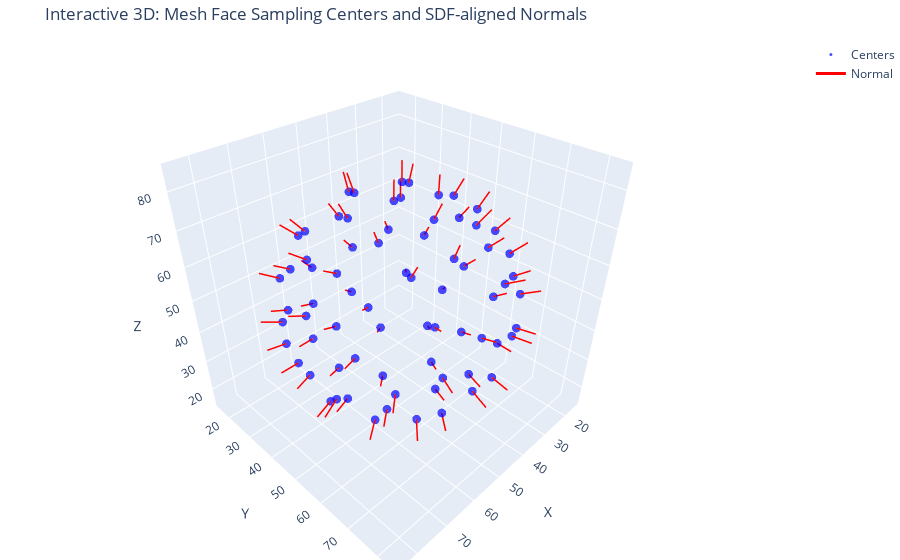

The code cell stored with this chart in its notebook:
### Code cell
# DEPRECATED: Interactive 3D visualization using plotly (commented out)
# This is kept for reference but not actively used in the new workflow

# import plotly.graph_objects as go
# 
# # Create a 3D scatter plot for centers
# scatter = go.Scatter3d(
#     x=centers_ok[:,0], y=centers_ok[:,1], z=centers_ok[:,2],
#     mode='markers', marker=dict(size=3, color='blue', opacity=0.7), name='Centers'
# )
# 
# # Subsample vectors for clarity
# if len(centers_ok) > 0:
#     step = max(1, len(centers_ok)//64)
#     sel = np.arange(0, len(centers_ok), step)
#     scale = 5.0
#     lines = []
#     for idx, i in enumerate(sel):
#         x0, y0, z0 = centers_ok[i]
#         dx, dy, dz = normals_ok[i] * scale
#         show_legend = (idx == 0)
#         lines.append(go.Scatter3d(
#             x=[x0, x0+dx], y=[y0, y0+dy], z=[z0, z0+dz],
#             mode='lines', line=dict(color='red', width=3),
#             name='Normal' if show_legend else None, showlegend=bool(show_legend)
#         ))
# else:
#     lines = []
# 
# fig_plotly = go.Figure([scatter] + lines)
# fig_plotly.update_layout(
#     scene=dict(xaxis_title='X', yaxis_title='Y', zaxis_title='Z', aspectmode='data'),
#     title='Interactive 3D: Mesh Face Sampling Centers and SDF-aligned Normals',
#     showlegend=True, margin=dict(l=0, r=0, b=0, t=40)
# )
# fig_plotly.show()

# NEW: Use ChimeraX for professional 3D visualization instead
print("Note: For professional 3D visualization, use the generated ChimeraX script:")
print(f"   chimerax {output_dir}/demo_particles.cxc")

### Figure 1 — Plotly figure (JSON) as saved in the notebook; plotly's stock layout.template omitted (floating-point values rounded to 4 significant figures)
{"data": [{"marker": {"color": "blue", "opacity": 0.7, "size": 3}, "mode": "markers", "name": "Centers", "type": "scatter3d", "x": [20.44, 20.89, 22.58, 22.64, 24.09, 24.44, 25.47, 25.79, 27.89, 28.5, 28.65, 30.69, 30.91, 31.31, 32.17, 32.37, 32.48, 32.86, 32.93, 35.71, 37.67, 37.69, 40.38, 40.69, 41.18, 41.6, 42.19, 42.25, 42.65, 43.37, 44.15, 44.3, 45.64, 49.19, 49.8, 50.84, 52.5, 53.33, 53.45, 53.78, 54.18, 54.26, 54.33, 54.74, 56.89, 58.43, 59.08, 59.66, 62.21, 62.71, 63.27, 63.36, 63.4, 63.53, 63.69, 65.14, 65.34, 65.64, 67.61, 67.84, 71.71, 71.83, 71.88, 71.88, 72.16, 72.29, 73.24, 75.26, 76.44, 77.13, 78.09, 78.23, 79.56], "y": [46.66, 54.85, 59.28, 45.61, 42.14, 34.68, 66.66, 59.9, 53.24, 31.58, 48.26, 67.66, 42.87, 27.1, 32.83, 58.77, 69.34, 73.93, 74.19, 39.25, 64.33, 50.82, 21.62, 33.03, 65.49, 78.63, 75.49, 74.87, 55.3, 23.79, 45.11, 58.41, 22.8, 31.63, 43.36, 61.37, 27.09, 51.67, 69.65, 78.88, 69.31, 39.58, 20.48, 78.39, 23.05, 24.55, 54.6, 36.17, 28.82, 46.82, 66.7, 76.56, 23.42, 73.89, 57.57, 70.86, 31.33, 46.57, 26.49, 59.49, 39.34, 70.66, 31.31, 62.84, 53.72, 43.65, 49.28, 35.81, 63.33, 56.86, 39.89, 49.73, 46.68], "z": [45.67, 55.48, 42.38, 61.64, 37.18, 52.57, 53.84, 64.5, 29.68, 40.29, 71.19, 35.44, 27.92, 54.22, 66.5, 72.51, 64.67, 55.5, 45.36, 74.06, 26.78, 22.9, 49.81, 27.25, 74.1, 50.2, 63.57, 35.37, 78.51, 36.9, 78.92, 21.79, 62.14, 73.55, 20.58, 77.57, 30.85, 79.51, 72.45, 56.66, 27.49, 77.66, 48.68, 41.41, 39.11, 63.28, 21.8, 25.24, 32.87, 76.92, 70.93, 49.84, 53.58, 62.18, 75.5, 34.44, 67.5, 24.71, 44.18, 27.88, 32.22, 46.75, 58.34, 65.85, 70.07, 69.11, 30.86, 42.66, 55.25, 39.48, 53.08, 60.12, 45.66]}, {"line": {"color": "red", "width": 3}, "mode": "lines", "name": "Normal", "showlegend": true, "type": "scatter3d", "x": [20.44, 15.45], "y": [46.66, 46.94], "z": [45.67, 45.91]}, {"line": {"color": "red", "width": 3}, "mode": "lines", "showlegend": false, "type": "scatter3d", "x": [20.89, 16.88], "y": [54.85, 56.89], "z": [55.48, 57.65]}, {"line": {"color": "red", "width": 3}, "mode": "lines", "showlegend": false, "type": "scatter3d", "x": [22.58, 17.75], "y": [59.28, 60.38], "z": [42.38, 41.68]}, {"line": {"color": "red", "width": 3}, "mode": "lines", "showlegend": false, "type": "scatter3d", "x": [22.64, 17.85], "y": [45.61, 45.08], "z": [61.64, 62.99]}, {"line": {"color": "red", "width": 3}, "mode": "lines", "showlegend": false, "type": "scatter3d", "x": [24.09, 20.14], "y": [42.14, 39.96], "z": [37.18, 35.03]}, {"line": {"color": "red", "width": 3}, "mode": "lines", "showlegend": false, "type": "scatter3d", "x": [24.44, 19.97], "y": [34.68, 32.44], "z": [52.57, 52.72]}, {"line": {"color": "red", "width": 3}, "mode": "lines", "showlegend": false, "type": "scatter3d", "x": [25.47, 21.0], "y": [66.66, 68.81], "z": [53.84, 54.43]}, {"line": {"color": "red", "width": 3}, "mode": "lines", "showlegend": false, "type": "scatter3d", "x": [25.79, 21.82], "y": [59.9, 61.35], "z": [64.5, 67.18]}, {"line": {"color": "red", "width": 3}, "mode": "lines", "showlegend": false, "type": "scatter3d", "x": [27.89, 23.93], "y": [53.24, 53.85], "z": [29.68, 26.69]}, {"line": {"color": "red", "width": 3}, "mode": "lines", "showlegend": false, "type": "scatter3d", "x": [28.5, 25.21], "y": [31.58, 28.23], "z": [40.29, 38.58]}, {"line": {"color": "red", "width": 3}, "mode": "lines", "showlegend": false, "type": "scatter3d", "x": [28.65, 25.14], "y": [48.26, 48.45], "z": [71.19, 74.74]}, {"line": {"color": "red", "width": 3}, "mode": "lines", "showlegend": false, "type": "scatter3d", "x": [30.69, 27.82], "y": [67.66, 70.51], "z": [35.44, 32.51]}, {"line": {"color": "red", "width": 3}, "mode": "lines", "showlegend": false, "type": "scatter3d", "x": [30.91, 27.94], "y": [42.87, 41.62], "z": [27.92, 24.09]}, {"line": {"color": "red", "width": 3}, "mode": "lines", "showlegend": false, "type": "scatter3d", "x": [31.31, 28.64], "y": [27.1, 22.87], "z": [54.22, 54.29]}, {"line": {"color": "red", "width": 3}, "mode": "lines", "showlegend": false, "type": "scatter3d", "x": [32.17, 29.28], "y": [32.83, 29.95], "z": [66.5, 69.38]}, {"line": {"color": "red", "width": 3}, "mode": "lines", "showlegend": false, "type": "scatter3d", "x": [32.37, 29.85], "y": [58.77, 60.08], "z": [72.51, 76.63]}, {"line": {"color": "red", "width": 3}, "mode": "lines", "showlegend": false, "type": "scatter3d", "x": [32.48, 29.59], "y": [69.34, 72.17], "z": [64.67, 67.61]}, {"line": {"color": "red", "width": 3}, "mode": "lines", "showlegend": false, "type": "scatter3d", "x": [32.86, 30.16], "y": [73.93, 77.88], "z": [55.5, 56.96]}, {"line": {"color": "red", "width": 3}, "mode": "lines", "showlegend": false, "type": "scatter3d", "x": [32.93, 30.51], "y": [74.19, 78.48], "z": [45.36, 44.47]}, {"line": {"color": "red", "width": 3}, "mode": "lines", "showlegend": false, "type": "scatter3d", "x": [35.71, 32.76], "y": [39.25, 37.83], "z": [74.06, 77.84]}, {"line": {"color": "red", "width": 3}, "mode": "lines", "showlegend": false, "type": "scatter3d", "x": [37.67, 36.19], "y": [64.33, 67.51], "z": [26.78, 23.21]}, {"line": {"color": "red", "width": 3}, "mode": "lines", "showlegend": false, "type": "scatter3d", "x": [37.69, 35.31], "y": [50.82, 50.8], "z": [22.9, 18.5]}, {"line": {"color": "red", "width": 3}, "mode": "lines", "showlegend": false, "type": "scatter3d", "x": [40.38, 39.41], "y": [21.62, 16.71], "z": [49.81, 49.83]}, {"line": {"color": "red", "width": 3}, "mode": "lines", "showlegend": false, "type": "scatter3d", "x": [40.69, 39.5], "y": [33.03, 30.3], "z": [27.25, 23.23]}, {"line": {"color": "red", "width": 3}, "mode": "lines", "showlegend": false, "type": "scatter3d", "x": [41.18, 38.96], "y": [65.49, 67.75], "z": [74.1, 77.97]}, {"line": {"color": "red", "width": 3}, "mode": "lines", "showlegend": false, "type": "scatter3d", "x": [41.6, 40.55], "y": [78.63, 83.52], "z": [50.2, 50.22]}, {"line": {"color": "red", "width": 3}, "mode": "lines", "showlegend": false, "type": "scatter3d", "x": [42.19, 40.74], "y": [75.49, 79.68], "z": [63.57, 65.87]}, {"line": {"color": "red", "width": 3}, "mode": "lines", "showlegend": false, "type": "scatter3d", "x": [42.25, 41.11], "y": [74.87, 79.17], "z": [35.37, 33.1]}, {"line": {"color": "red", "width": 3}, "mode": "lines", "showlegend": false, "type": "scatter3d", "x": [42.65, 42.55], "y": [55.3, 55.41], "z": [78.51, 83.51]}, {"line": {"color": "red", "width": 3}, "mode": "lines", "showlegend": false, "type": "scatter3d", "x": [43.37, 42.19], "y": [23.79, 19.41], "z": [36.9, 34.8]}, {"line": {"color": "red", "width": 3}, "mode": "lines", "showlegend": false, "type": "scatter3d", "x": [44.15, 42.34], "y": [45.11, 43.33], "z": [78.92, 83.23]}, {"line": {"color": "red", "width": 3}, "mode": "lines", "showlegend": false, "type": "scatter3d", "x": [44.3, 42.51], "y": [58.41, 60.38], "z": [21.79, 17.56]}, {"line": {"color": "red", "width": 3}, "mode": "lines", "showlegend": false, "type": "scatter3d", "x": [45.64, 45.31], "y": [22.8, 18.28], "z": [62.14, 64.26]}, {"line": {"color": "red", "width": 3}, "mode": "lines", "showlegend": false, "type": "scatter3d", "x": [49.19, 49.15], "y": [31.63, 29.88], "z": [73.55, 78.23]}, {"line": {"color": "red", "width": 3}, "mode": "lines", "showlegend": false, "type": "scatter3d", "x": [49.8, 49.76], "y": [43.36, 42.31], "z": [20.58, 15.69]}, {"line": {"color": "red", "width": 3}, "mode": "lines", "showlegend": false, "type": "scatter3d", "x": [50.84, 50.79], "y": [61.37, 63.5], "z": [77.57, 82.09]}, {"line": {"color": "red", "width": 3}, "mode": "lines", "showlegend": false, "type": "scatter3d", "x": [52.5, 53.96], "y": [27.09, 23.04], "z": [30.85, 28.32]}, {"line": {"color": "red", "width": 3}, "mode": "lines", "showlegend": false, "type": "scatter3d", "x": [53.33, 53.21], "y": [51.67, 51.64], "z": [79.51, 84.51]}, {"line": {"color": "red", "width": 3}, "mode": "lines", "showlegend": false, "type": "scatter3d", "x": [53.45, 54.23], "y": [69.65, 71.71], "z": [72.45, 76.94]}, {"line": {"color": "red", "width": 3}, "mode": "lines", "showlegend": false, "type": "scatter3d", "x": [53.78, 54.73], "y": [78.88, 83.39], "z": [56.66, 58.59]}, {"line": {"color": "red", "width": 3}, "mode": "lines", "showlegend": false, "type": "scatter3d", "x": [54.18, 54.72], "y": [69.31, 71.39], "z": [27.49, 22.97]}, {"line": {"color": "red", "width": 3}, "mode": "lines", "showlegend": false, "type": "scatter3d", "x": [54.26, 55.01], "y": [39.58, 38.23], "z": [77.66, 82.41]}, {"line": {"color": "red", "width": 3}, "mode": "lines", "showlegend": false, "type": "scatter3d", "x": [54.33, 54.12], "y": [20.48, 15.49], "z": [48.68, 48.69]}, {"line": {"color": "red", "width": 3}, "mode": "lines", "showlegend": false, "type": "scatter3d", "x": [54.74, 55.53], "y": [78.39, 83.15], "z": [41.41, 40.1]}, {"line": {"color": "red", "width": 3}, "mode": "lines", "showlegend": false, "type": "scatter3d", "x": [56.89, 58.18], "y": [23.05, 18.85], "z": [39.11, 36.73]}, {"line": {"color": "red", "width": 3}, "mode": "lines", "showlegend": false, "type": "scatter3d", "x": [58.43, 59.76], "y": [24.55, 20.35], "z": [63.28, 65.63]}, {"line": {"color": "red", "width": 3}, "mode": "lines", "showlegend": false, "type": "scatter3d", "x": [59.08, 61.04], "y": [54.6, 55.41], "z": [21.8, 17.27]}, {"line": {"color": "red", "width": 3}, "mode": "lines", "showlegend": false, "type": "scatter3d", "x": [59.66, 60.93], "y": [36.17, 33.45], "z": [25.24, 21.24]}, {"line": {"color": "red", "width": 3}, "mode": "lines", "showlegend": false, "type": "scatter3d", "x": [62.21, 65.02], "y": [28.82, 25.93], "z": [32.87, 29.91]}, {"line": {"color": "red", "width": 3}, "mode": "lines", "showlegend": false, "type": "scatter3d", "x": [62.71, 65.14], "y": [46.82, 46.97], "z": [76.92, 81.29]}, {"line": {"color": "red", "width": 3}, "mode": "lines", "showlegend": false, "type": "scatter3d", "x": [63.27, 64.2], "y": [66.7, 69.35], "z": [70.93, 75.07]}, {"line": {"color": "red", "width": 3}, "mode": "lines", "showlegend": false, "type": "scatter3d", "x": [63.36, 65.41], "y": [76.56, 81.12], "z": [49.84, 49.83]}, {"line": {"color": "red", "width": 3}, "mode": "lines", "showlegend": false, "type": "scatter3d", "x": [63.4, 65.4], "y": [23.42, 18.84], "z": [53.58, 53.51]}, {"line": {"color": "red", "width": 3}, "mode": "lines", "showlegend": false, "type": "scatter3d", "x": [63.53, 65.9], "y": [73.89, 77.64], "z": [62.18, 64.49]}, {"line": {"color": "red", "width": 3}, "mode": "lines", "showlegend": false, "type": "scatter3d", "x": [63.69, 66.17], "y": [57.57, 58.97], "z": [75.5, 79.61]}, {"line": {"color": "red", "width": 3}, "mode": "lines", "showlegend": false, "type": "scatter3d", "x": [65.14, 67.91], "y": [70.86, 73.9], "z": [34.44, 31.6]}, {"line": {"color": "red", "width": 3}, "mode": "lines", "showlegend": false, "type": "scatter3d", "x": [65.34, 68.26], "y": [31.33, 28.47], "z": [67.5, 70.38]}, {"line": {"color": "red", "width": 3}, "mode": "lines", "showlegend": false, "type": "scatter3d", "x": [65.64, 68.46], "y": [46.57, 45.19], "z": [24.71, 20.82]}, {"line": {"color": "red", "width": 3}, "mode": "lines", "showlegend": false, "type": "scatter3d", "x": [67.61, 70.27], "y": [26.49, 22.42], "z": [44.18, 43.02]}, {"line": {"color": "red", "width": 3}, "mode": "lines", "showlegend": false, "type": "scatter3d", "x": [67.84, 70.93], "y": [59.49, 60.9], "z": [27.88, 24.21]}, {"line": {"color": "red", "width": 3}, "mode": "lines", "showlegend": false, "type": "scatter3d", "x": [71.71, 75.17], "y": [39.34, 38.04], "z": [32.22, 28.85]}, {"line": {"color": "red", "width": 3}, "mode": "lines", "showlegend": false, "type": "scatter3d", "x": [71.83, 75.65], "y": [70.66, 73.82], "z": [46.75, 46.07]}, {"line": {"color": "red", "width": 3}, "mode": "lines", "showlegend": false, "type": "scatter3d", "x": [71.88, 75.4], "y": [31.31, 28.11], "z": [58.34, 59.88]}, {"line": {"color": "red", "width": 3}, "mode": "lines", "showlegend": false, "type": "scatter3d", "x": [71.88, 75.56], "y": [62.84, 65.24], "z": [65.85, 68.25]}, {"line": {"color": "red", "width": 3}, "mode": "lines", "showlegend": false, "type": "scatter3d", "x": [72.16, 76.22], "y": [53.72, 54.52], "z": [70.07, 72.89]}, {"line": {"color": "red", "width": 3}, "mode": "lines", "showlegend": false, "type": "scatter3d", "x": [72.29, 76.21], "y": [43.65, 42.77], "z": [69.11, 72.08]}, {"line": {"color": "red", "width": 3}, "mode": "lines", "showlegend": false, "type": "scatter3d", "x": [73.24, 77.61], "y": [49.28, 49.19], "z": [30.86, 28.43]}, {"line": {"color": "red", "width": 3}, "mode": "lines", "showlegend": false, "type": "scatter3d", "x": [75.26, 79.24], "y": [35.81, 33.12], "z": [42.66, 41.26]}, {"line": {"color": "red", "width": 3}, "mode": "lines", "showlegend": false, "type": "scatter3d", "x": [76.44, 80.92], "y": [63.33, 65.27], "z": [55.25, 56.34]}, {"line": {"color": "red", "width": 3}, "mode": "lines", "showlegend": false, "type": "scatter3d", "x": [77.13, 81.65], "y": [56.86, 57.96], "z": [39.48, 37.64]}, {"line": {"color": "red", "width": 3}, "mode": "lines", "showlegend": false, "type": "scatter3d", "x": [78.09, 82.44], "y": [39.89, 37.71], "z": [53.08, 54.21]}, {"line": {"color": "red", "width": 3}, "mode": "lines", "showlegend": false, "type": "scatter3d", "x": [78.23, 82.7], "y": [49.73, 49.75], "z": [60.12, 62.35]}, {"line": {"color": "red", "width": 3}, "mode": "lines", "showlegend": false, "type": "scatter3d", "x": [79.56, 84.55], "y": [46.68, 46.95], "z": [45.66, 45.9]}], "layout": {"margin": {"b": 0, "l": 0, "r": 0, "t": 40}, "scene": {"aspectmode": "data", "xaxis": {"title": {"text": "X"}}, "yaxis": {"title": {"text": "Y"}}, "zaxis": {"title": {"text": "Z"}}}, "showlegend": true, "title": {"text": "Interactive 3D: Mesh Face Sampling Centers and SDF-aligned Normals"}}}
